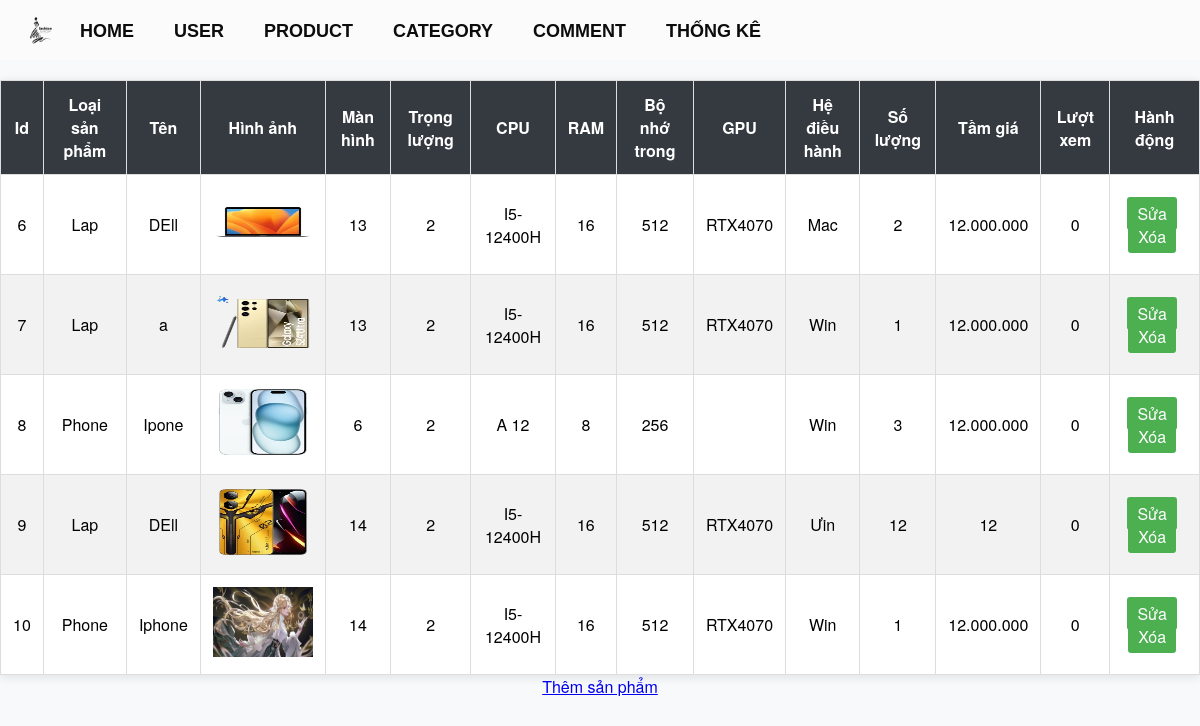
The app's page /Admin/index.php?act=admin-list (signed in) with its own data.
### tables this page shows
CREATE TABLE `products` (
  `id` int NOT NULL,
  `category_id` int DEFAULT NULL,
  `name_product` varchar(255) NOT NULL,
  `screen_size` varchar(50) DEFAULT NULL,
  `description_1` text,
  `description_2` text,
  `description_3` text,
  `description_4` text,
  `description_5` text,
  `description_6` text,
  `quantity` int NOT NULL,
  `image` varchar(255) DEFAULT NULL,
  `price` varchar(255) NOT NULL,
  `views` int DEFAULT '0'
);

CREATE TABLE `categories` (
  `id` int NOT NULL,
  `name` varchar(100) NOT NULL
);

### Admin/controller/Productcontroller.php (called while the page is built, shortened)
<?php
class ProductController {
    public $productQuery;
    public function __construct() {
        $this->productQuery = new ProductQuery();
    }
    public function showList() {
        $danhSachSp = $this->productQuery->all();
        require_once "../admin/view/Form/list.php";
    }
    public function showUpdate() {
        $id = $_POST['id'];
        $category = $_POST['category_id'];
        $name_product = $_POST['name_product'];
        $screen_size = $_POST['screen_size'];
        $description_1 = $_POST['description_1'];
        $description_2 = $_POST['description_2'];
        $description_3 = $_POST['description_3'];
        $description_4 = $_POST['description_4'];
        $description_5 = $_POST['description_5'];
        $description_6 = $_POST['description_6'];
        $quantity = $_POST['quantity'];
        $price = $_POST['price'];
        $img = $_FILES['img'];
        $new_img = $_POST['old_img'];
        if (isset($_FILES['img']) && $_FILES['img']['error'] == UPLOAD_ERR_OK) {
            if (!empty($new_img)) {
                deleteFile($new_img);
            }
            $new_img = uploadFile($img, '../admin/view/uploads/');
        }
        if ($this->productQuery->update($id, $category, $name_product, $screen_size, $description_1, $description_2, $description_3, $description_4, $description_5, $description_6, $quantity, $price, $new_img)) {
            header('Location: ?act=admin-list');
            exit();
        } else {
            echo "Lỗi cập nhật sản phẩm";
        }
    }}
?>

### Admin/view/config/core.php (called while the page is built, shortened)
<?php
function connectDB() {
    $host = DB_HOST;
    $port = DB_PORT;
    $dbname = DB_NAME;
    try {
        $conn = new PDO("mysql:host=$host;port=$port;dbname=$dbname", DB_USERNAME, DB_PASSWORD);
        $conn->setAttribute(PDO::ATTR_ERRMODE, PDO::ERRMODE_EXCEPTION);
        $conn->setAttribute(PDO::ATTR_DEFAULT_FETCH_MODE, PDO::FETCH_ASSOC);
        return $conn;
    } catch (PDOException $e) {
        echo ("Connection failed: " . $e->getMessage());
    }
}
?>

### Admin/model/ProductQuery.php (called while the page is built, shortened)
<?php
    class ProductQuery{
        public $conn;
        public function __construct()
        {
          $this->conn= connectDB();
        }
        public function all()
        {
            try {
                $sql = "
                SELECT p.id, p.name_product, p.screen_size, p.quantity, p.description_1, p.description_2, p.description_3, p.description_4, p.description_5, p.description_6,    p.image, p.price, p.views,c.name as category_name
                FROM products p
                JOIN categories c ON p.category_id = c.id
            ";                $stmt  = $this->conn->prepare($sql);
                $stmt->execute();
                return $stmt ->fetchAll();
            } catch (Exception $error) {
                echo "<h1>";
                echo "Lỗi hàm all trong model: " . $error->getMessage();
                echo "</h1>";
            }
        }
    }
?>

### Admin/view/Form/list.php (the view, shortened to what this page needs)
<!DOCTYPE html>
<html lang="en">
<head>
</head>
<body>
    <table>
        <thead>
            <tr>
                <th>Id</th>
                <th>Loại sản phẩm</th>
                <th>Tên</th>
                <th>Hình ảnh</th>
                <th>Màn hình</th>
                <th>Trọng lượng</th>
                <th>CPU</th>
                <th>RAM</th>
                <th>Bộ nhớ trong</th>
                <th>GPU</th>
                <th>Hệ điều hành</th>
                <th>Số lượng</th>
                <th>Tầm giá</th>
                <th>Lượt xem</th>
                <th>Hành động</th>
            </tr>
        </thead>
        <tbody>
        <?php foreach($danhSachSp as $s => $value) { ?>
    <tr>
        <td><?= $value['id'] ?></td>
        <td><?= $value['category_name'] ?></td>
        <td><?= $value['name_product'] ?></td>
        <td><img src="../admin/view/<?php echo $value['image'] ?>" alt="img" width="100" height="70" object-fit="cover"></td>
        <td><?= $value['screen_size'] ?></td>
        <td><?= $value['description_1'] ?></td>
        <td><?= $value['description_2'] ?></td>
        <td><?= $value['description_3'] ?></td>
        <td><?= $value['description_4'] ?></td>
        <td><?= $value['description_5'] ?></td>
        <td><?= $value['description_6'] ?></td>
        <td><?= $value['quantity'] ?></td>
        <td><?= $value['price'] ?></td>
        <td><?= $value['views'] ?></td>
        <td>
            <a href="?act=&id=<?= $value['id'] ?>">Sửa</a>
            <a href="?act=admin-delete&id=<?= $value['id'] ?>" onclick="return confirm('Bạn chắc chắn muốn xóa?')">Xóa</a>
        </td>
    </tr>
<?php } ?>
        </tbody>
    </table>
    <a href="?act=admin-create">Thêm sản phẩm</a>
</body>
</html>

### Admin/index.php (shortened to what this page needs)
<?php
include_once "model/ProductQuery.php";
include_once "controller/ProductController.php";
require "./view/config/core.php";
$act = isset($_GET['act']) ? htmlspecialchars($_GET['act']):'';
$adminCtrl = new ProductController();
$authCtrl = new AuthController();
try {
    if ($act === 'login') {
        $authCtrl->login();
    } else {
        include '../Admin/view/layout/header.php';
        switch ($act) {
            case 'admin-list':
                $adminCtrl->showList();
                break;
        }
        include '../Admin/view/layout/footer.php';
    }
} catch (Exception $e) {
    echo "Lỗi: " . $e->getMessage();
}
?>

### Admin/view/layout/header.php (shortened to what this page needs)
<!DOCTYPE html>
<html lang="en">
<head>
    <link rel="stylesheet" href="./view/css/index.css">
</head>
<body>
    <nav>
        <ul>
            <div class="img"><img src="view/img/th__1_-removebg-preview.png" alt="" width="40px" height="40px"></div>
            <li><a href="?act=home">Home</a></li>
            <li><a href="?act=user">User</a></li>
            <li><a href="?act=product">Product</a></li>
            <li><a href="?act=category">Category</a></li>
            <li><a href="?act=comment">Comment</a></li>
            <li><a href="">Thống kê</a></li>
        </ul>
    </nav>

### Admin/view/css/index.css (style rules this page uses)
* { margin: 0; padding: 0; box-sizing: border-box; font-family: 'Helvetica Neue', Helvetica, Arial, sans-serif; }
body { background-color: #f8f9fa; display: flex; flex-direction: column; align-items: center; }
nav { width: 100%; background-color: #fff5; padding: 10px 0; display: flex; justify-content: space-between; align-items: center; }
nav .img { margin-left: 20px; }
nav .img img { vertical-align: middle; width: 40px; height: 40px; }
nav ul { list-style: none; display: flex; justify-content: center; align-items: center; margin-right: 20px; }
nav ul li { margin: 0 20px; }
nav ul li a { color: #0c0c0c; text-decoration: none; font-size: 18px; font-weight: bold; text-transform: uppercase; font-family: 'Arial', sans-serif; transition: color 0.3s; }
table { width: 100%; margin-top: 20px; border-collapse: collapse; background-color: #fff; box-shadow: 0 2px 10px rgba(0, 0, 0, 0.1); }
table th, table td { padding: 12px; border: 1px solid #ddd; text-align: center; }
table th { background-color: #343a40; color: #fff; }
table td a { text-decoration: none; padding: 5px 10px; background-color: #4CAF50; color: white; border-radius: 3px; margin-right: 5px; }
table tr:nth-child(even) { background-color: #f2f2f2; }

### records on screen
products: id "6", category.name "Lap", name_product "DEll", image (picture), screen_size "13", description_1 "2", description_2 "I5-12400H", description_3 "16", description_4 "512", description_5 "RTX4070", description_6 "Mac", quantity "2", price "12.000.000", views "0"
products: id "7", category.name "Lap", name_product "a", image (picture), screen_size "13", description_1 "2", description_2 "I5-12400H", description_3 "16", description_4 "512", description_5 "RTX4070", description_6 "Win", quantity "1", price "12.000.000", views "0"
products: id "8", category.name "Phone", name_product "Ipone", image (picture), screen_size "6", description_1 "2", description_2 "A 12", description_3 "8", description_4 "256", description_6 "Win", quantity "3", price "12.000.000", views "0"
products: id "9", category.name "Lap", name_product "DEll", image (picture), screen_size "14", description_1 "2", description_2 "I5-12400H", description_3 "16", description_4 "512", description_5 "RTX4070", description_6 "Ưin", quantity "12", price "12", views "0"
products: id "10", category.name "Phone", name_product "Iphone", image (picture), screen_size "14", description_1 "2", description_2 "I5-12400H", description_3 "16", description_4 "512", description_5 "RTX4070", description_6 "Win", quantity "1", price "12.000.000", views "0"
